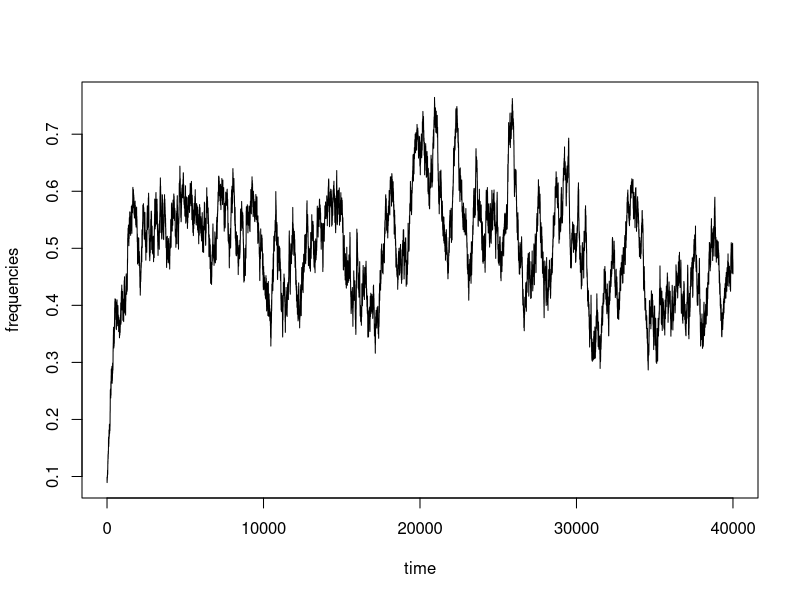

Source code (R):
##############################################################
# This is starting script #1 to the module 
#'Stochastic effects on the genetic structure of populations'
##############################################################

# implements the basic model of stochastic population genetics

#---set parameters

populationSize<-10000 # corresponds to N in the reader
mutationRate<-0.001   # corresponds to m
selectionStrength<-0  # corresponds to s

# Note: this module uses long, self-explanatory names for the parameters in the scripts.
# This is a good strategy in programming, but also a matter of personal taste.

#--- set initial condition
frequency1<-0.1  # frequency of the allele to be followed (A)
	
numberOfGenerations<-40000

frequencies<-numeric(numberOfGenerations)
time<-1:numberOfGenerations

for(i in time){	
	##----mutation
	frequency1<- (frequency1*(1-mutationRate) + mutationRate *(1-frequency1))
	##----selection
	frequency1<- ( frequency1 *(1-selectionStrength) / ( frequency1 *(1-selectionStrength) +(1-frequency1)) )
	##---sampling 
	frequency1<- ((rbinom(1,populationSize,frequency1))/populationSize)
	
	##---saving values
	frequencies[i]<-frequency1
	}

plot(frequencies~time,type="l")

# Note: the last command is equivalent to 'plot(time,frequencies,type="l")'